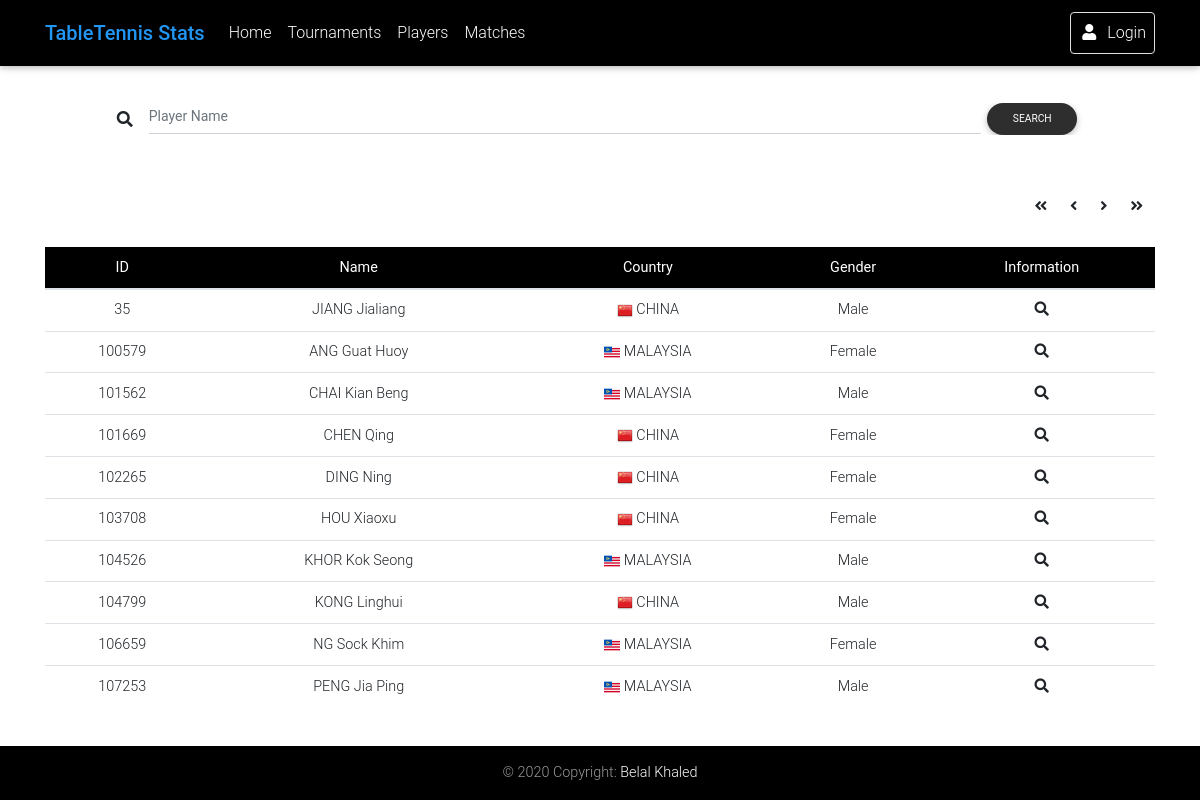
Page /players.php on the committed database.
### tables this page shows
CREATE TABLE `players` (
  `id` int(10) NOT NULL,
  `name` varchar(255) NOT NULL,
  `country` varchar(25) NOT NULL,
  `gender` varchar(6) NOT NULL,
  `birthyear` int(4) NOT NULL,
  `active` varchar(255) NOT NULL,
  `age` int(2) NOT NULL,
  `matches` int(4) NOT NULL,
  `wins` int(25) NOT NULL,
  `losses` int(25) NOT NULL
);

### players.php (the view, shortened to what this page needs)
<?php
require_once 'core/init.php';
?>
<!DOCTYPE html>
<html lang="en">
<head>
  <link rel="stylesheet" href="https://use.fontawesome.com/releases/v5.11.2/css/all.css">
  <link href="css/bootstrap.min.css" rel="stylesheet">
  <link href="css/mdb.min.css" rel="stylesheet">
  <link href="css/style.min.css" rel="stylesheet">
</head>
<body>
  <header>
    <nav class="navbar fixed-top navbar-expand-lg navbar-dark black scrolling-navbar">
      <div class="container">
        <a class="navbar-brand waves-effect" href="localhost/login.php" target="_blank">
          <strong class="blue-text">TableTennis Stats</strong>
        </a>
        <div class="collapse navbar-collapse" id="navbarSupportedContent">
          <ul class="navbar-nav mr-auto">
            <li class="nav-item">
              <a class="nav-link waves-effect" href="#">
                Home
              </a>
            </li>
            <li class="nav-item">
              <a class="nav-link waves-effect" href="localhost/tournaments.php" target="_blank">
                Tournaments
              </a>
            </li>
            <li class="nav-item">
              <a class="nav-link waves-effect" href="localhost/players.php" target="_blank">
                Players
              </a>
            </li>
            <li class="nav-item">
              <a class="nav-link waves-effect" href="localhost/matches.php" target="_blank">
                Matches
              </a>
            </li>
          </ul>
          <ul class="navbar-nav nav-flex-icons">
              <?php
                if(isset($_SESSION["loggedin"]) && $_SESSION["loggedin"] === true){
                  $current_user = $_SESSION["username"];
              ?>
              <li class="nav-item">
                <a href="panel.php" class="nav-link border border-light rounded waves-effect" target="_blank">
                  <i class="fas fa-user mr-2"></i>Welcome <?php echo $_SESSION["name"];?>
                </a>
              </li>
              <li class="nav-item">
                <a href="logout.php" class="nav-link">
                  Logout
                </a>
              </li>
              <?php }else {?>
              <li class="nav-item">
                <a href="login.php" class="nav-link border border-light rounded waves-effect" target="_blank">
                  <i class="fas fa-user mr-2"></i>Login
                </a>
              </li>
              <?php }?>
          </ul>
        </div>
      </div>
    </nav>
  </header>
  <main class="mt-5 pt-5">
    <div class="container">
        <section class="text-center">
            <div class="row mb-4 wow fadeIn">
                <div class="col">
                    <form class="form-inline d-flex justify-content-center md-form form-sm mt-0" action="<?php echo htmlspecialchars($_SERVER["PHP_SELF"]); ?>" method="post">
                        <i class="fas fa-search" aria-hidden="true"></i>
                        <input class="form-control form-control-sm ml-3 w-75" name="playerName" type="text" placeholder="Player Name"
                        aria-label="Search">
                        <div class="form-group">
                            <input type="submit" class="btn btn-elegant btn-rounded btn-sm my-0 waves-effect waves-light" value="Search">
                        </div>
                    </form>
                </div>
            </div>
            <div class="row mb-4 wow fadeIn">
                <div class="col">
                    <table class="table table-hover table-sm">
                        <thead class="black white-text">
                            <tr>
                            <th scope="col">ID</th>
                            <th scope="col">Name</th>
                            <th scope="col">Country</th>
                            <th scope="col">Gender</th>
                            <th scope="col">Information</th>
                            </tr>
                        </thead>
                        <tbody>
                            <?php
                                if (isset($_GET['pageno'])) {
                                    $pageno = $_GET['pageno'];
                                } else {
                                    $pageno = 1;
                                }
                                $no_of_records_per_page = 10;
                                $offset = ($pageno-1) * $no_of_records_per_page;
                                $total_pages_sql = "SELECT COUNT(*) FROM players";
                                $resultPage = mysqli_query($link,$total_pages_sql);
                                $total_rows = mysqli_fetch_array($resultPage)[0];
                                $total_pages = ceil($total_rows / $no_of_records_per_page);
                                $query = "SELECT * FROM players LIMIT $offset,$no_of_records_per_page";
                                if($result = mysqli_query($link, $query)){
                                    if(mysqli_num_rows($result) > 0){
                                        while($row = mysqli_fetch_array($result)){
                                            echo "<tr>";
                                            echo "<td>".$row['id']."</td>";
                                            echo "<td>".$row['name']."</td>";
                                            echo "<td><img src='img/flags/".$row['country'].".png'/> ".$row['country']."</td>";
                                            echo "<td>".$row['gender']."</td>";
                                            echo '<td><a href="profile.php?id='.$row['id'].'" target="__blank"><i class="fas fa-search"></i></a></td>';
                                            echo "</tr>";
                                        }
                                    }
                                }
                            ?>
                            <tr>
                                <ul class="pagination pg-blue justify-content-end">
                                    <li class="page-item">
                                        <a href="?pageno=1" class="page-link"><i class="fas fa-angle-double-left"></i></a>
                                    </li>
                                    <li class="<?php if($pageno <= 1){ echo ''; } ?> page-item">
                                        <a href="<?php if($pageno <= 1){ echo '#'; } else { echo "?pageno=".($pageno - 1); } ?>" class="page-link">
                                            <i class="fas fa-angle-left"></i>
                                        </a>
                                    </li>
                                    <li class="<?php if($pageno >= $total_pages){ echo ''; } ?> page-item">
                                        <a href="<?php if($pageno >= $total_pages){ echo '#'; } else { echo "?pageno=".($pageno + 1); } ?>" class="page-link">
                                            <i class="fas fa-angle-right"></i>
                                        </a>
                                    </li>
                                    <li class="page-item"><a href="?pageno=<?php echo $total_pages; ?>" class="page-link"><i class="fas fa-angle-double-right"></i></a>
                                    </li>
                                </ul>
                            </tr>
                        </tbody>
                    </table>
                </div>
            </div>
        </section>
    </div>
  </main>
  <footer class="page-footer text-center font-small mdb-color darken-2 mt-4 wow fadeIn">
    <div class="footer-copyright py-3">
      © 2020 Copyright:
      <a href="index.php" target="_blank"> Belal Khaled </a>
    </div>
  </footer>
</body>
</html>

### rows in the picture
players: id "35", name "JIANG Jialiang", country (picture), country "CHINA", gender "Male"
players: id "100579", name "ANG Guat Huoy", country (picture), country "MALAYSIA", gender "Female"
players: id "101562", name "CHAI Kian Beng", country (picture), country "MALAYSIA", gender "Male"
players: id "101669", name "CHEN Qing", country (picture), country "CHINA", gender "Female"
players: id "102265", name "DING Ning", country (picture), country "CHINA", gender "Female"
players: id "103708", name "HOU Xiaoxu", country (picture), country "CHINA", gender "Female"
players: id "104526", name "KHOR Kok Seong", country (picture), country "MALAYSIA", gender "Male"
players: id "104799", name "KONG Linghui", country (picture), country "CHINA", gender "Male"
players: id "106659", name "NG Sock Khim", country (picture), country "MALAYSIA", gender "Female"
players: id "107253", name "PENG Jia Ping", country (picture), country "MALAYSIA", gender "Male"
